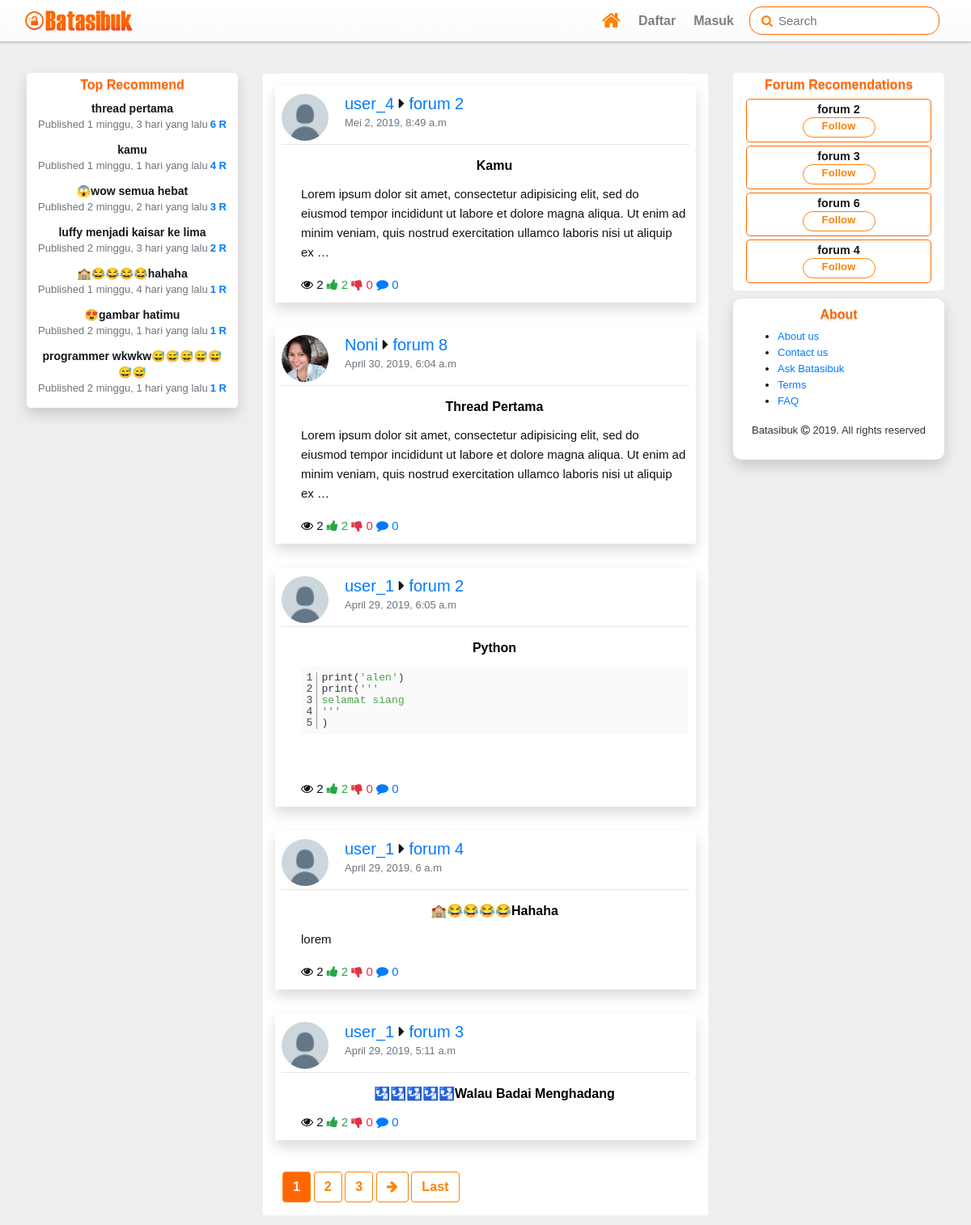
The app's page /, older data.
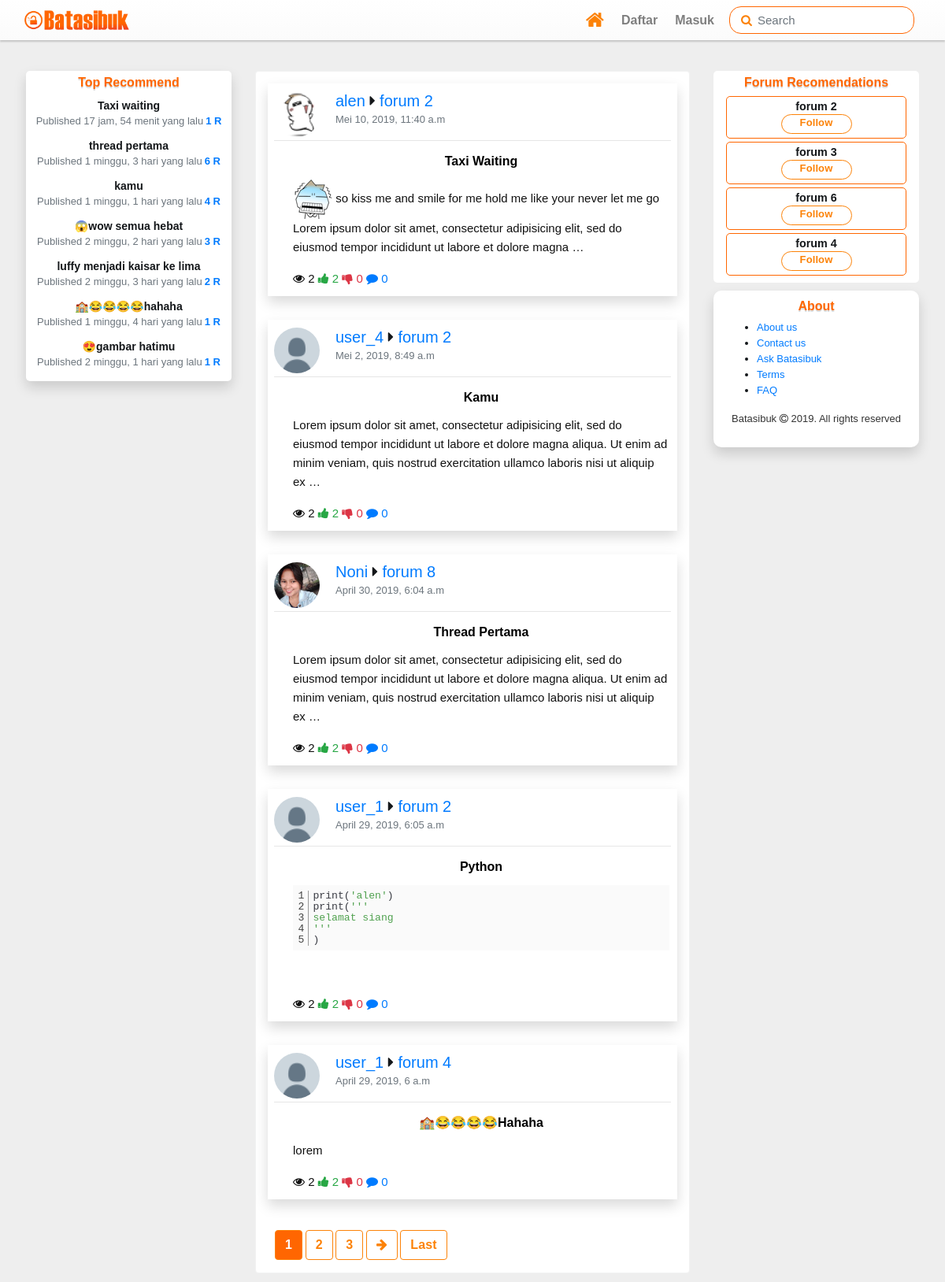
The same page, newer data.
### batasibuk_forum/models.py (models this page shows, shortened)
class Votable(models.Model):
	class Meta:
		abstract=True
	votes=GenericRelation(Vote,content_type_field='vote_type',object_id_field='vote_id')
	upvotes=models.IntegerField(default=0,blank=True)
	downvotes=models.IntegerField(default=0,blank=True)
	vote_self=False

class Post(Votable):
	objects=PostsManager()
	forum_post_type=models.ForeignKey(ContentType,on_delete=models.PROTECT,related_name='_forum_posts')
	forum_post_id=models.PositiveIntegerField()
	content_forum_post=GenericForeignKey('forum_post_type','forum_post_id')
	author=models.ForeignKey(User,related_name='posts',on_delete=models.PROTECT)
	created=models.DateTimeField(auto_now_add=True)
	updated=models.DateTimeField(auto_now=True)
	updated_by=models.ForeignKey(User,blank=True,null=True,on_delete=models.PROTECT)
	post_title=models.CharField(max_length=255)
	body=RichTextUploadingField(blank=True,
								config_name='post_thread',
								external_plugin_resources=[(
									'emoji',
									'/static/ckeditor_plugins/emoji/',
									'plugin.js')]
								)
	post_slug=models.SlugField(max_length=255,blank=True,editable=False)
	status=models.IntegerField(choices=(
		(0,'Draft'),
		(1,'Post')
		),default=0)
	views=models.IntegerField(blank=True,default=0)

class Followble(models.Model):
	class Meta:
		abstract=True
	followers=GenericRelation(Follow,content_type_field='forum_type',object_id_field='forum_id')

class Forum(Followble):
	def image_path(instance,imagename):
		base_name,ext=os.path.splitext(imagename)
		return f"logo_image/{time.strftime('%y%m%d%H%M%S')}{ext}"
	category=models.ForeignKey(Category,related_name='forums',blank=True,null=True,on_delete=models.PROTECT)
	name=models.CharField(max_length=80)
	position=models.IntegerField(blank=True,default=0)
	description=models.TextField(blank=True,default='')
	moderators=models.ManyToManyField(User,blank=True)
	updated=models.DateTimeField(auto_now=True)
	posts=GenericRelation(Post,content_type_field='forum_post_type',object_id_field='forum_post_id',related_query_name='post_forum')
	post_count=models.IntegerField(blank=True,default=0)
	forum_logo=models.ImageField(default='',upload_to=image_path)

### account/models.py (models this page shows, shortened)
class Profile(Followble):
	user=models.OneToOneField(User,on_delete=models.CASCADE)
	info=models.CharField(max_length=30,blank=True,default='Kreator Batasibuk')
	date_of_birth=models.DateField(blank=True,null=True)
	gender=models.IntegerField(choices=(
		(Male,'Male'),
		(Female,'Female')
		),blank=True,default=Male)
	user_photo=models.ImageField(default='profile_image/default_profile_normal.png',upload_to=avatar_path)
	user_header=models.ImageField(default='profile_image/default_header.jpg',upload_to=header_path)
	location = models.CharField(max_length=30, blank=True)
	website=models.URLField(blank=True)

### batasibuk/views.py (the view)
# urls.py: path('',home_views.Index.as_view(),name='home'),
class Index(ListView):
	model=Post
	template_name='home.html'
	context_object_name='new_threads'
	paginate_by=5
	def get_context_data(self,*args,**kwargs):
		context=super().get_context_data(*args,**kwargs)
		if self.request.user.is_authenticated:
			context['title']='Home'
		else:
			context['title']='Welcome'
		return context
	def get_queryset(self):
		query=super().get_queryset()
		user=self.request.user
		if self.request.user.is_authenticated:
			return query.filter(Q(author=user) | Q(post_forum__followers__follower=user) | Q(post_subforum__followers__follower=user) | Q(author__profile__followers__follower=user)).distinct().order_by('-created')
		else:
			return query.order_by('-created')

### batasibuk_forum/models.py (called while the page is built)
	def get_top_recommend(self):
		posts=Post.objects.all()
		for post in posts:
			c_recommends=post.post_recommends.all().count()
			time_since=math.floor((datetime.datetime.now().timestamp()-post.created.timestamp())/3600)
			post.score=(c_recommends)/(time_since+2)**1.8
			if c_recommends==0:
				post.score=(c_recommends-1)/(time_since+2)**1.8
		posts=sorted(posts,key=lambda t:t.score,reverse=True)
		if len(posts)>10:
			return posts[0:7]
		return posts

### batasibuk_forum/templatetags/top_recommend.py (called while the page is built)
@register.inclusion_tag('snippets/post_recommends.html')
def top_recommend():
	posts=Post.objects.get_top_recommend()
	context={
		'posts':posts,
	}
	return context

@register.inclusion_tag('snippets/forum_recommend.html')
def forum_recommend(request):
	forum=Forum.objects.all()
	if request.user.is_authenticated:
		forum=Forum.objects.exclude(followers__follower=request.user)
	for f in forum:
		f.count_followers=f.followers.all().count()
	recommend_forum=sorted(forum,key=lambda c:c.count_followers,reverse=True)
	if len(recommend_forum)>4:
		recommend_forum=recommend_forum[0:4]
	return {'request':request,'forums':recommend_forum}

### templates/home.html (shortened to what this page needs)
{% extends "base.html" %}
{% load top_recommend %}
{% block get_in_head %}
{% include "snippets/highlight/highlight_css_js.html" %}
{% endblock get_in_head %}
{% block main_content %}
<div class="row">
  	 <div class="col-md-3 d-none d-md-block order-md-1">
    	{%top_recommend%}
    </div>
    <div class="col-md-6 order-1 order-md-2 ">
		        <div class="content-posts">
		            {% with new_threads as threads  %}
		                        {% include "snippets/container_card_threads.html" %}
		                    {% endwith %}
		                {% include "snippets/this_paginated.html" %}
		        </div>
    </div>
    <div class="col-md-3 order-2 order-md-3">
      {%forum_recommend request%}
	   	{% include "snippets/footer.html" %}
	 </div>
</div>
{% endblock main_content %}

### templates/snippets/post_recommends.html
<div class="trend-threads-card shadow">
  <h6>Top Recommend</h6>
  {% for thread  in posts %}
  	<div class="trend-thread">
      <a href="{% url 'thread' thread.post_slug thread.post_title %}" class="remove-link-format">
      	<p class="threads-title">{{thread.post_title}}</p >
      	<p class="thread-detail"><span class='text-muted'>Published {{thread.created|timesince}} yang lalu</span><span class="thread-r">{{thread.post_recommends.all.count}} R</span></p>
      </a>
  	</div>
  {% endfor %}
</div>

### templates/snippets/container_card_threads.html
{% for thread in threads %}
	<div class="post-container">
        <div class="post-detail shadow">
         	<img src="{{thread.author.profile.user_photo.url}}" alt="user" class="profile-photo" />
          <div class="user-info">
            <h5><a href="{% url "creator" thread.author.username %}" class="profile-link">{{thread.author}}</a> <i class="fa fa-caret-right"></i> <a href="{% url "forum:forumview" thread.content_forum_post.id thread.content_forum_post.name%}" class="name-forum">{{thread.content_forum_post.name}}</a></h5>
            <p class="text-muted">{{thread.created}}</p>
          </div>
          <div class="hr-custom clearfix"></div>
          <div class="post-text pl-md-2 pl-lg-4">
          	<a href="{% url "thread" thread.post_slug thread.post_title %}" class="remove-link-format">
          		<p class="thread-title">{{thread.post_title}}</p>
                <p class="d-block">{{thread.body|truncatewords_html:33|safe}}</p>
                <div class="reaction">
                     <span class="text-green d-block-inline"><i class="fa fa-eye"></i> 2</span>
                    <span class="text-success d-block-inline"><i class="fa fa-thumbs-up"></i> 2</span>
                    <span class="text-danger d-block-inline"><i class="fa fa-thumbs-down"></i> 0</span>
                    <span class="text-primary d-block-inline"><i class="fa fa-comment"></i> 0</span>
              	 </div>
        	</a>
          </div>
        </div>
    </div>
    {%empty%}
		<h4 class="text-warning text-center p-4">Tidak Ada Thread</h4>
{% endfor %}

### templates/snippets/forum_recommend.html
{% load vote_follow_filter %}
<div class="suggest-forum-card">
  <h6 class="grey">Forum Recomendations</h6>
  {% for forum in forums  %}
  	<div class="follow-forum">
      <p><a href="{% url "forum:forumview" forum.id forum.name %}"class='remove-link-format'>{{forum.name}}</a></p>
      <a href="javascript:void(0)" class="btn btn-follow follow-this {%is_user_follow forum request %} " data-id='{{forum.id}}' data-action='forum'>{%is_user_follow forum request 'get_text'%}</a>
  </div>
  {% endfor %}
</div>

Row changes from the older to the newer data that the page shows:
no longer on this page (row unchanged): Post: post_title "programmer wkwkw😅😅😅😅😅😅😅", created "2 minggu, 1 hari", post_recommends.all.count "1", shown under "Top Recommend"
no longer on this page (row unchanged): Post: author.profile.user_photo (placeholder picture), author "user_1", content_forum_post.name "forum 3", created "April 29, 2019, 5:11 a.m", post_title "🛂🛂🛂🛂🛂walau Badai Menghadang"
added Post: post_title "Taxi waiting", created "17 jam, 54 menit", post_recommends.all.count "1", author.profile.user_photo (picture), author "alen", content_forum_post.name "forum 2", created "Mei 10, 2019, 11:40 a.m", post_title "Taxi Waiting", body (picture), body "so kiss me and smile for me hold me like your never let me go Lorem ipsum dolor sit amet, consectetur adipisicing elit, sed do eiusmod tempor incididunt ut labore et dolore magna …"
